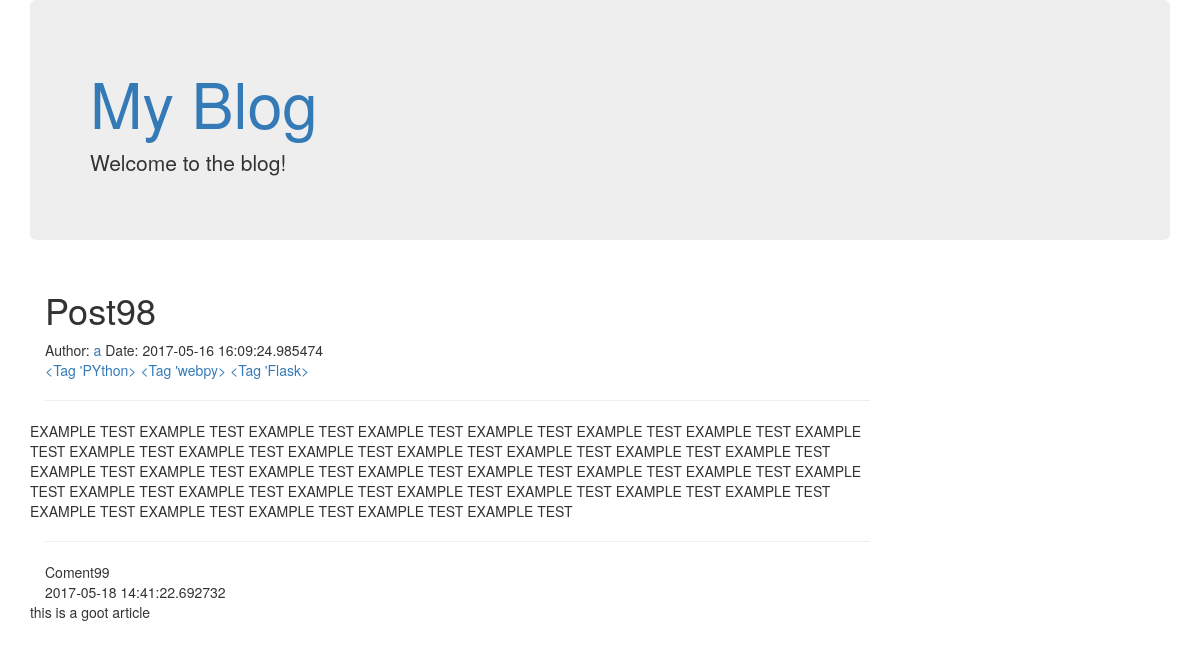
/post/102, run on the app's committed database.
### main.py (models this page shows, shortened)
class Post(Base): #children
    __tablename__ = 'posts'
    id = Column(Integer, primary_key=True)
    title = Column(String(255))
    text = Column(Text())
    publish_date = Column(DateTime)
    user_id = Column(Integer, ForeignKey('users.id'))
    user = relationship("User", back_populates='post')
    comment = relationship("Comment", back_populates='post')
    tag = relationship("Tag", secondary=post_tag, back_populates='post')

class User(Base): #parent
    __tablename__ = 'users'
    id = Column(Integer, primary_key=True)
    username = Column(String)
    password = Column(String)
    post = relationship("Post", back_populates='user')

class Tag(Base):
    __tablename__ = 'tags'
    id = Column(Integer, primary_key=True)
    title = Column(String)
    post = relationship("Post", secondary=post_tag, back_populates='tag')
    def __repr__(self):
        return "<Tag '{}>".format(self.title)

class Comment(Base):
    __tablename__ = 'comments'
    id = Column(Integer, primary_key=True)
    name = Column(String(255))
    text = Column(Text())
    date = Column(DateTime())
    post_id = Column(Integer, ForeignKey('posts.id'))
    post = relationship("Post", back_populates='comment')

### main.py (the view)
@app.route('/post/<int:post_id>')
def post(post_id):
    post = session.query(Post).get(post_id)
    tags = post.tag
    comments = session.query(Comment).filter_by(post_id=post.id).order_by(Comment.date.desc()).all()
    return render_template(
        'post.html',
        post = post,
        tags = tags,
        comments = comments
    )

### templates/post.html (shortened to what this page needs)
{% extends "base.html" %}
{% block body %}
<div class="col-lg-9">
    <div class="row">
        <div class="col-lg-12">
            <h1>{{ post.title }}</h1>
        </div>
    </div>
    <div class="row">
        <div class="col-lg-12">
            Author: <a href="{{url_for('user', username=post.user.username)}}">{{ post.user.username }}</a>
            Date: {{ post.publish_date }}
        </div>
    </div>
    <div class="row">
       <div class="col-lg-12">
            {% for tag in post.tag %}
            <a href="{{url_for('tag', tag_name=tag.title)}}">{{ tag }}</a>
            {% endfor %}
        </div>
    </div>
    <hr>
    <div class="row">
        {{ post.text }}
    </div>
    <hr>
    {% for com in comments %}
    <div class="row">
        <div class="col-lg-12">
            {{ com.name }}
        </div>
        <div class="col-lg-12">
            {{ com.date }}
        </div>
    </div>
    <div class="row">
        {{ com.text }}
    </div>
    {% endfor %}
</div>
{% endblock %}

### templates/base.html (shortened to what this page needs)
<!DOCTYPE html>
<html lang="en">
<head>
    <link rel="stylesheet" href="{{ url_for('static',filename='css/bootstrap.min.css') }}">
</head>
<body>
    <div class="container">
        <div class="jumbotron">
            <h1><a href="{{ url_for('home') }}">My Blog</a></h1>
            <p>Welcome to the blog!</p>
        </div>
        {% block body %}
        {% endblock %}
    </div>
</body>
</html>

### data on the page
Post: title "Post98", publish_date "2017-05-16 16:09:24.985474", text "EXAMPLE TEST EXAMPLE TEST EXAMPLE TEST EXAMPLE TEST EXAMPLE TEST EXAMPLE TEST EXAMPLE TEST EXAMPLE TEST EXAMPLE TEST EXAMPLE TEST EXAMPLE TEST EXAMPLE TEST EXAMPLE TEST EXAMPLE TEST EXAMPLE TEST EXAMPLE TEST EXAMPLE TEST EXAMPLE TEST EXAMPLE TEST EXAMPLE TEST EXAMPLE TEST EXAMPLE TEST EXAMPLE TEST EXAMPLE TEST EXAMPLE TEST EXAMPLE TEST EXAMPLE TEST EXAMPLE TEST EXAMPLE TEST EXAMPLE TEST EXAMPLE TEST EXAMPLE TEST EXAMPLE TEST EXAMPLE TEST EXAMPLE TEST"
User: user.username "a"
Tag: title "<Tag 'PYthon>"
Tag: title "<Tag 'webpy>"
Tag: title "<Tag 'Flask>"
Comment: name "Coment99", date "2017-05-18 14:41:22.692732", text "this is a goot article"
